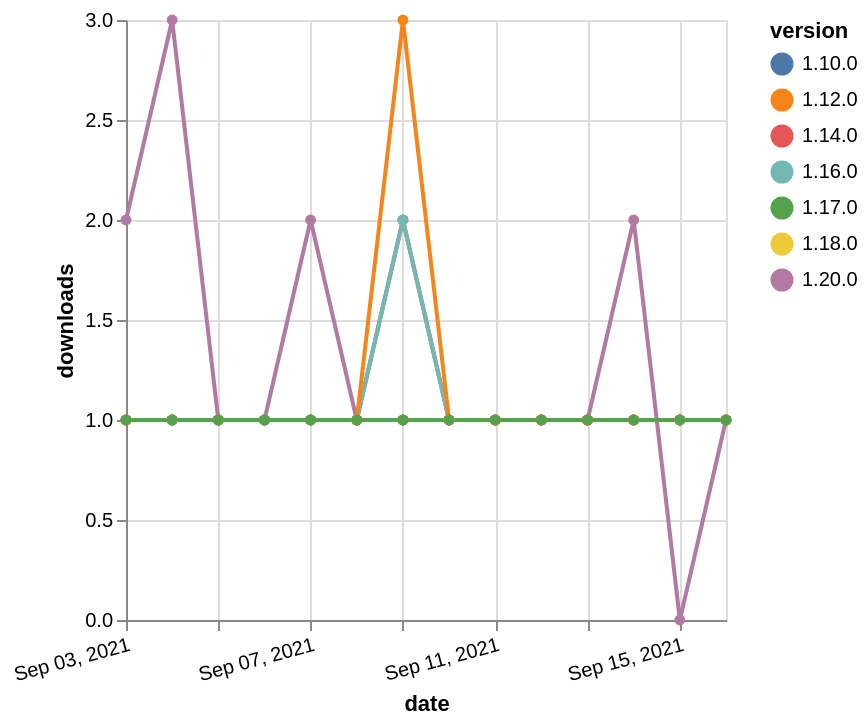

This figure's Vega-Lite source:
### Vega-Lite specification from a JSON file in a GitHub repository (floating-point values rounded to 4 significant figures)
{"$schema": "https://vega.github.io/schema/vega-lite/v5.json", "description": "A simple bar chart with embedded data.", "data": {"values": [{"date": "2021-09-03", "total": 169, "delta": 1, "version": "1.18.0"}, {"date": "2021-09-04", "total": 170, "delta": 1, "version": "1.18.0"}, {"date": "2021-09-05", "total": 171, "delta": 1, "version": "1.18.0"}, {"date": "2021-09-06", "total": 172, "delta": 1, "version": "1.18.0"}, {"date": "2021-09-07", "total": 173, "delta": 1, "version": "1.18.0"}, {"date": "2021-09-08", "total": 174, "delta": 1, "version": "1.18.0"}, {"date": "2021-09-09", "total": 176, "delta": 2, "version": "1.18.0"}, {"date": "2021-09-10", "total": 177, "delta": 1, "version": "1.18.0"}, {"date": "2021-09-11", "total": 178, "delta": 1, "version": "1.18.0"}, {"date": "2021-09-12", "total": 179, "delta": 1, "version": "1.18.0"}, {"date": "2021-09-13", "total": 180, "delta": 1, "version": "1.18.0"}, {"date": "2021-09-14", "total": 181, "delta": 1, "version": "1.18.0"}, {"date": "2021-09-15", "total": 182, "delta": 1, "version": "1.18.0"}, {"date": "2021-09-16", "total": 183, "delta": 1, "version": "1.18.0"}, {"date": "2021-09-03", "total": 238, "delta": 1, "version": "1.10.0"}, {"date": "2021-09-04", "total": 239, "delta": 1, "version": "1.10.0"}, {"date": "2021-09-05", "total": 240, "delta": 1, "version": "1.10.0"}, {"date": "2021-09-06", "total": 241, "delta": 1, "version": "1.10.0"}, {"date": "2021-09-07", "total": 242, "delta": 1, "version": "1.10.0"}, {"date": "2021-09-08", "total": 243, "delta": 1, "version": "1.10.0"}, {"date": "2021-09-09", "total": 244, "delta": 1, "version": "1.10.0"}, {"date": "2021-09-10", "total": 245, "delta": 1, "version": "1.10.0"}, {"date": "2021-09-11", "total": 246, "delta": 1, "version": "1.10.0"}, {"date": "2021-09-12", "total": 247, "delta": 1, "version": "1.10.0"}, {"date": "2021-09-13", "total": 248, "delta": 1, "version": "1.10.0"}, {"date": "2021-09-14", "total": 249, "delta": 1, "version": "1.10.0"}, {"date": "2021-09-15", "total": 250, "delta": 1, "version": "1.10.0"}, {"date": "2021-09-16", "total": 251, "delta": 1, "version": "1.10.0"}, {"date": "2021-09-03", "total": 120, "delta": 2, "version": "1.20.0"}, {"date": "2021-09-04", "total": 123, "delta": 3, "version": "1.20.0"}, {"date": "2021-09-05", "total": 124, "delta": 1, "version": "1.20.0"}, {"date": "2021-09-06", "total": 125, "delta": 1, "version": "1.20.0"}, {"date": "2021-09-07", "total": 127, "delta": 2, "version": "1.20.0"}, {"date": "2021-09-08", "total": 128, "delta": 1, "version": "1.20.0"}, {"date": "2021-09-09", "total": 130, "delta": 2, "version": "1.20.0"}, {"date": "2021-09-10", "total": 131, "delta": 1, "version": "1.20.0"}, {"date": "2021-09-11", "total": 132, "delta": 1, "version": "1.20.0"}, {"date": "2021-09-12", "total": 133, "delta": 1, "version": "1.20.0"}, {"date": "2021-09-13", "total": 134, "delta": 1, "version": "1.20.0"}, {"date": "2021-09-14", "total": 136, "delta": 2, "version": "1.20.0"}, {"date": "2021-09-15", "total": 136, "delta": 0, "version": "1.20.0"}, {"date": "2021-09-16", "total": 137, "delta": 1, "version": "1.20.0"}, {"date": "2021-09-03", "total": 142, "delta": 1, "version": "1.16.0"}, {"date": "2021-09-04", "total": 143, "delta": 1, "version": "1.16.0"}, {"date": "2021-09-05", "total": 144, "delta": 1, "version": "1.16.0"}, {"date": "2021-09-06", "total": 145, "delta": 1, "version": "1.16.0"}, {"date": "2021-09-07", "total": 146, "delta": 1, "version": "1.16.0"}, {"date": "2021-09-08", "total": 147, "delta": 1, "version": "1.16.0"}, {"date": "2021-09-09", "total": 149, "delta": 2, "version": "1.16.0"}, {"date": "2021-09-10", "total": 150, "delta": 1, "version": "1.16.0"}, {"date": "2021-09-11", "total": 151, "delta": 1, "version": "1.16.0"}, {"date": "2021-09-12", "total": 152, "delta": 1, "version": "1.16.0"}, {"date": "2021-09-13", "total": 153, "delta": 1, "version": "1.16.0"}, {"date": "2021-09-14", "total": 154, "delta": 1, "version": "1.16.0"}, {"date": "2021-09-15", "total": 155, "delta": 1, "version": "1.16.0"}, {"date": "2021-09-16", "total": 156, "delta": 1, "version": "1.16.0"}, {"date": "2021-09-03", "total": 170, "delta": 1, "version": "1.14.0"}, {"date": "2021-09-04", "total": 171, "delta": 1, "version": "1.14.0"}, {"date": "2021-09-05", "total": 172, "delta": 1, "version": "1.14.0"}, {"date": "2021-09-06", "total": 173, "delta": 1, "version": "1.14.0"}, {"date": "2021-09-07", "total": 174, "delta": 1, "version": "1.14.0"}, {"date": "2021-09-08", "total": 175, "delta": 1, "version": "1.14.0"}, {"date": "2021-09-09", "total": 176, "delta": 1, "version": "1.14.0"}, {"date": "2021-09-10", "total": 177, "delta": 1, "version": "1.14.0"}, {"date": "2021-09-11", "total": 178, "delta": 1, "version": "1.14.0"}, {"date": "2021-09-12", "total": 179, "delta": 1, "version": "1.14.0"}, {"date": "2021-09-13", "total": 180, "delta": 1, "version": "1.14.0"}, {"date": "2021-09-14", "total": 181, "delta": 1, "version": "1.14.0"}, {"date": "2021-09-15", "total": 182, "delta": 1, "version": "1.14.0"}, {"date": "2021-09-16", "total": 183, "delta": 1, "version": "1.14.0"}, {"date": "2021-09-03", "total": 286, "delta": 1, "version": "1.12.0"}, {"date": "2021-09-04", "total": 287, "delta": 1, "version": "1.12.0"}, {"date": "2021-09-05", "total": 288, "delta": 1, "version": "1.12.0"}, {"date": "2021-09-06", "total": 289, "delta": 1, "version": "1.12.0"}, {"date": "2021-09-07", "total": 290, "delta": 1, "version": "1.12.0"}, {"date": "2021-09-08", "total": 291, "delta": 1, "version": "1.12.0"}, {"date": "2021-09-09", "total": 294, "delta": 3, "version": "1.12.0"}, {"date": "2021-09-10", "total": 295, "delta": 1, "version": "1.12.0"}, {"date": "2021-09-11", "total": 296, "delta": 1, "version": "1.12.0"}, {"date": "2021-09-12", "total": 297, "delta": 1, "version": "1.12.0"}, {"date": "2021-09-13", "total": 298, "delta": 1, "version": "1.12.0"}, {"date": "2021-09-14", "total": 299, "delta": 1, "version": "1.12.0"}, {"date": "2021-09-15", "total": 300, "delta": 1, "version": "1.12.0"}, {"date": "2021-09-16", "total": 301, "delta": 1, "version": "1.12.0"}, {"date": "2021-09-03", "total": 140, "delta": 1, "version": "1.17.0"}, {"date": "2021-09-04", "total": 141, "delta": 1, "version": "1.17.0"}, {"date": "2021-09-05", "total": 142, "delta": 1, "version": "1.17.0"}, {"date": "2021-09-06", "total": 143, "delta": 1, "version": "1.17.0"}, {"date": "2021-09-07", "total": 144, "delta": 1, "version": "1.17.0"}, {"date": "2021-09-08", "total": 145, "delta": 1, "version": "1.17.0"}, {"date": "2021-09-09", "total": 146, "delta": 1, "version": "1.17.0"}, {"date": "2021-09-10", "total": 147, "delta": 1, "version": "1.17.0"}, {"date": "2021-09-11", "total": 148, "delta": 1, "version": "1.17.0"}, {"date": "2021-09-12", "total": 149, "delta": 1, "version": "1.17.0"}, {"date": "2021-09-13", "total": 150, "delta": 1, "version": "1.17.0"}, {"date": "2021-09-14", "total": 151, "delta": 1, "version": "1.17.0"}, {"date": "2021-09-15", "total": 152, "delta": 1, "version": "1.17.0"}, {"date": "2021-09-16", "total": 153, "delta": 1, "version": "1.17.0"}]}, "width": "container", "mark": {"type": "line", "point": {"filled": true}}, "encoding": {"x": {"field": "date", "type": "temporal", "timeUnit": "yearmonthdate", "title": "date", "axis": {"labelAngle": -15}}, "y": {"field": "delta", "type": "quantitative", "title": "downloads"}, "color": {"field": "version", "type": "nominal"}, "tooltip": {"field": "delta"}}}
